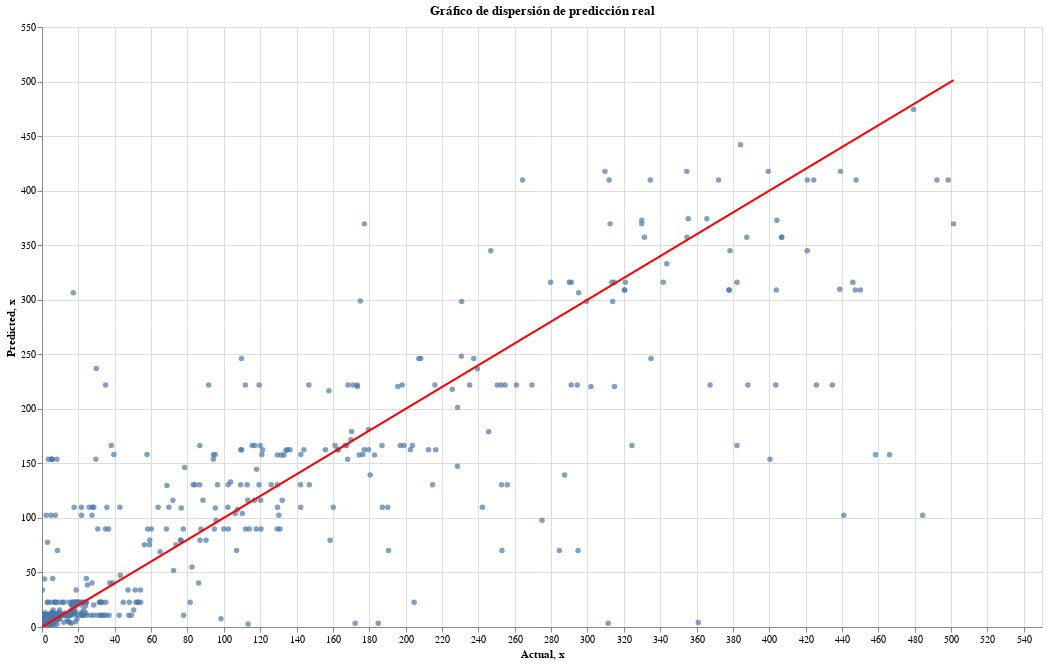

Notebook code for this chart:
### Code cell
grafo(y_test, y_pred_test)

### Figure 1 — Vega-Lite specification as saved in the notebook (floating-point values rounded to 4 significant figures; data arrays with more than 128 entries replaced by an {"elided": "..."} marker saying what was removed)
{"config": {"view": {"continuousWidth": 300, "continuousHeight": 300}}, "layer": [{"data": {"name": "data-1f8d071e30e467a5d6b414aa292b9dba"}, "mark": {"type": "circle"}, "encoding": {"x": {"field": "Actual", "type": "quantitative"}, "y": {"field": "Predicted", "type": "quantitative"}}, "name": "view_5", "title": "Gráfico de dispersión de predicción real"}, {"data": {"name": "data-0fa09a2259441344f2b87b3e11394156"}, "mark": {"type": "line", "color": "red"}, "encoding": {"x": {"field": "x", "type": "quantitative"}, "y": {"field": "x", "type": "quantitative"}}}], "height": 600, "params": [{"name": "param_5", "select": {"type": "interval", "encodings": ["x", "y"]}, "bind": "scales", "views": ["view_5"]}], "width": 1000, "$schema": "https://vega.github.io/schema/vega-lite/v5.14.1.json", "datasets": {"data-1f8d071e30e467a5d6b414aa292b9dba": {"elided": "850 records"}, "data-0fa09a2259441344f2b87b3e11394156": [{"x": 0.06749}, {"x": 501.4}]}}
